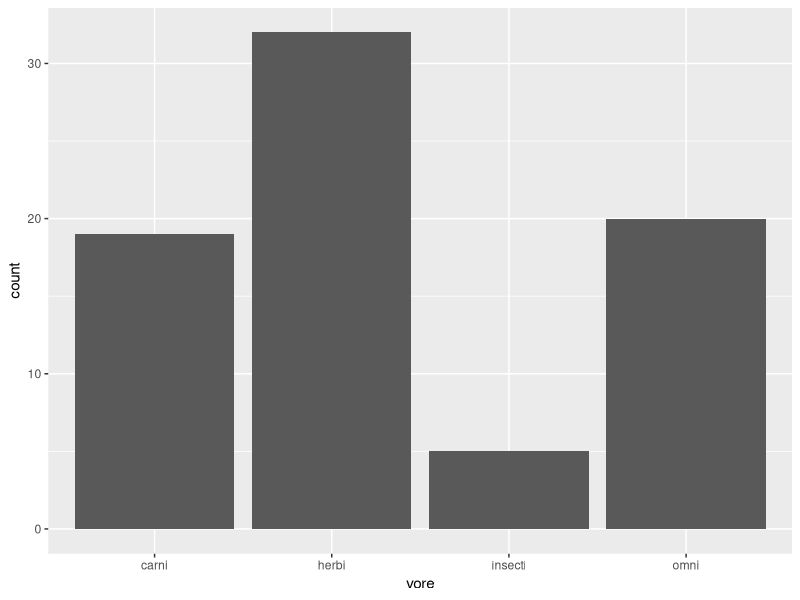
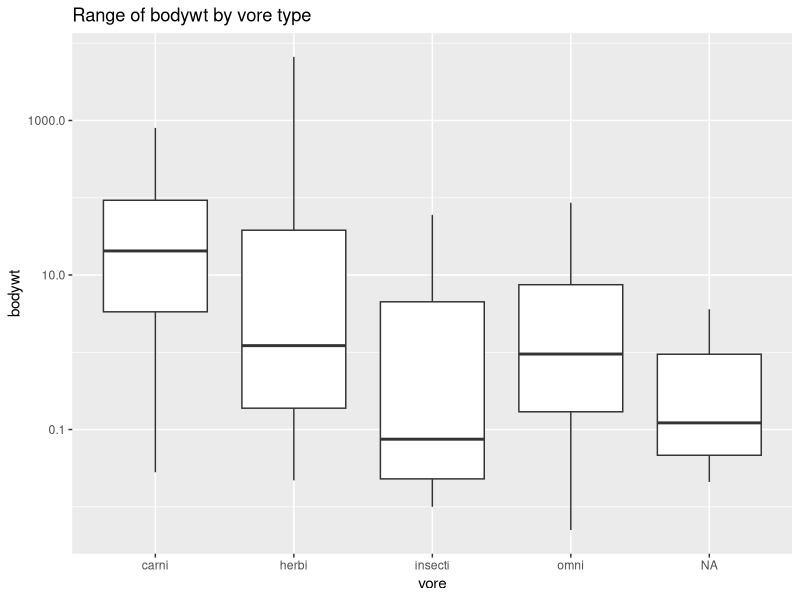
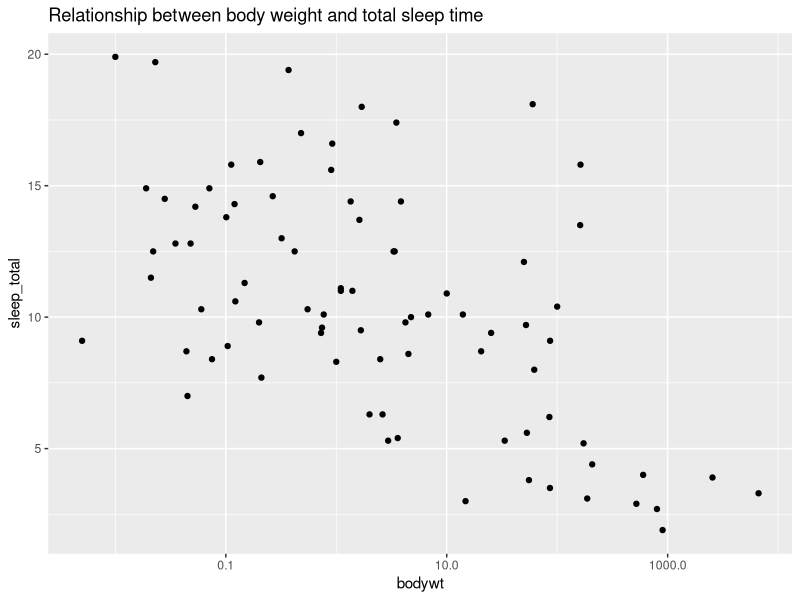
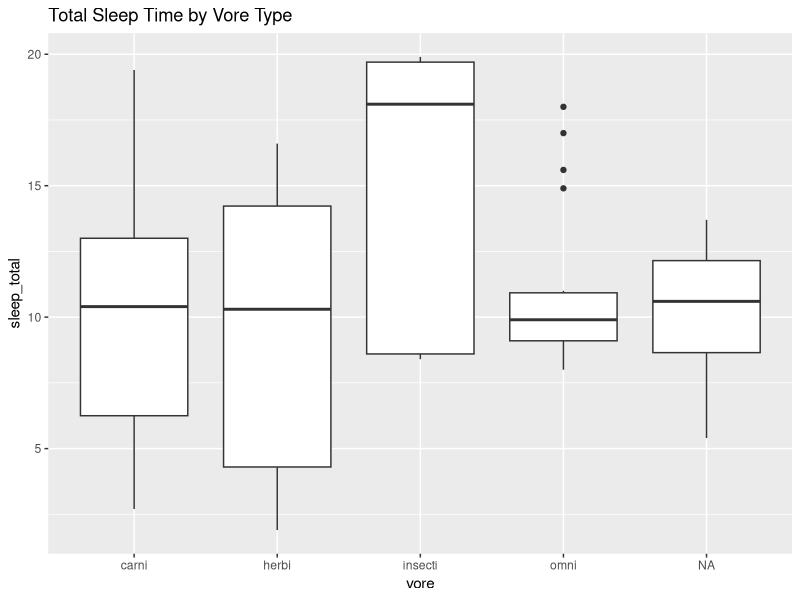
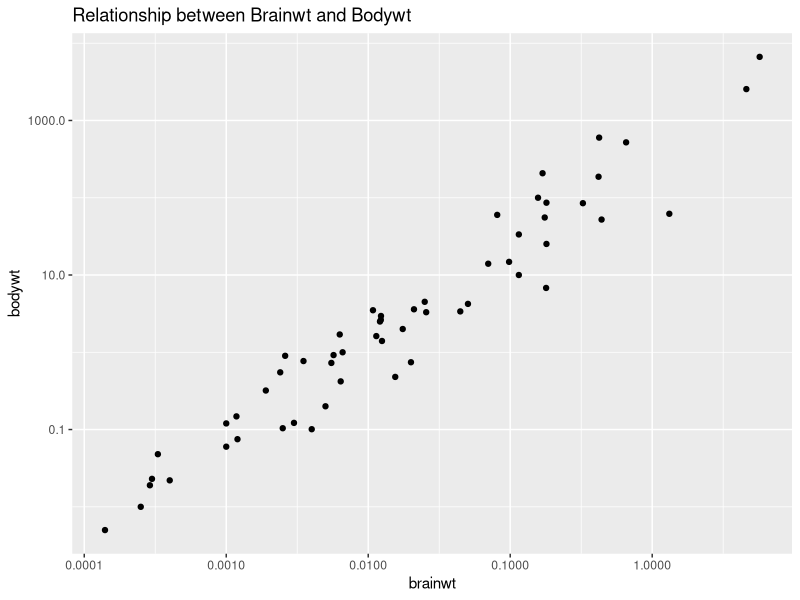
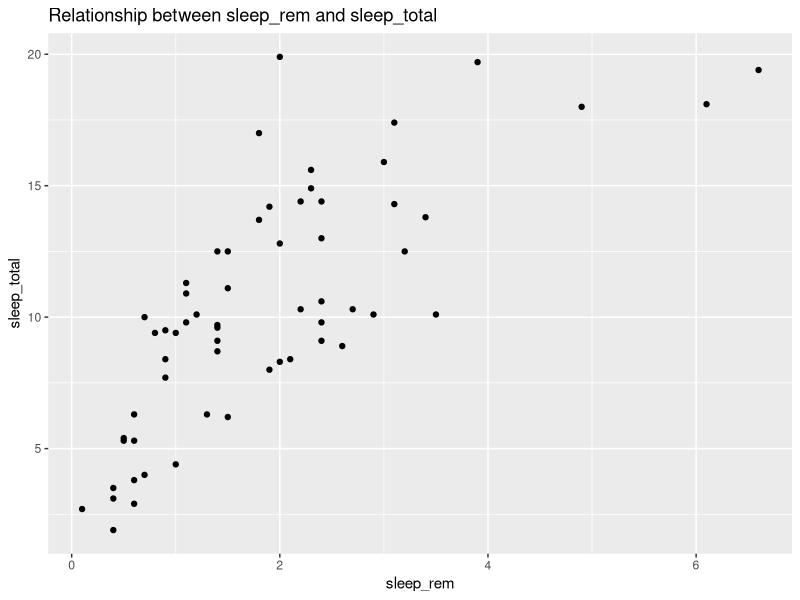

These charts were generated, in order, by the following R code:
## ---- chunk 1
library("tidyverse")
options(scipen = 999) #disable scientific notation
## ---- chunk 2
msleep <- msleep
## ---- chunk 3
summary(msleep)
## ---- chunk 4
?msleep
names(msleep)
## ---- chunk 5
ggplot(data=msleep,
       mapping=aes(x=vore))+
  geom_bar()+
  scale_x_discrete(na.translate=F)
## ---- chunk 6
mean(msleep$sleep_total)
## ---- chunk 7
summary(msleep)
## ---- chunk 8
ggplot(data=msleep, 
       mapping=aes(x=vore, y=bodywt))+
  scale_y_log10()+
geom_boxplot()+
  labs(title="Range of bodywt by vore type")
## ---- chunk 9
ggplot(data=msleep, 
       mapping=aes(x=bodywt, y=sleep_total))+
  scale_x_log10()+
geom_point()+
  labs(title="Relationship between body weight and total sleep time")
## ---- chunk 10
ggplot(data=msleep, 
       mapping=aes(x=vore, y=sleep_total))+
  geom_boxplot()+
  labs(title="Total Sleep Time by Vore Type")
## ---- chunk 11
ggplot(data=msleep, 
       mapping=aes(x=brainwt, y=bodywt))+
  geom_point()+
  scale_x_log10()+
  scale_y_log10()+
  labs(title="Relationship between Brainwt and Bodywt")
## ---- chunk 12
ggplot(data=msleep, 
       mapping=aes(x=sleep_rem, y=sleep_total))+
  geom_point()+
  labs(title="Relationship between sleep_rem and sleep_total")
